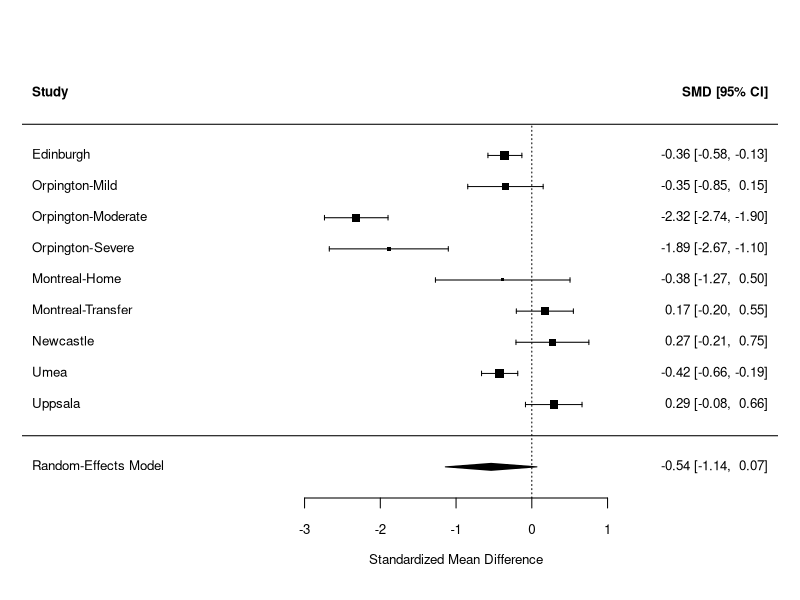
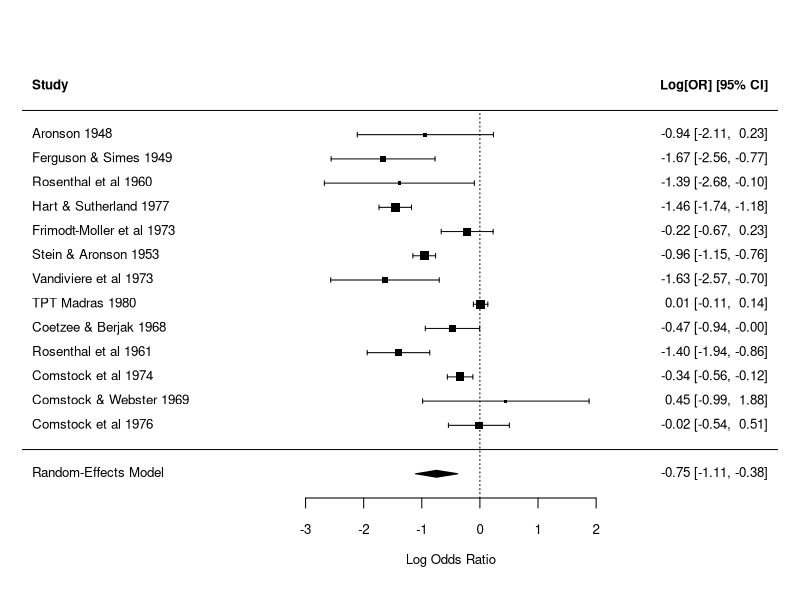
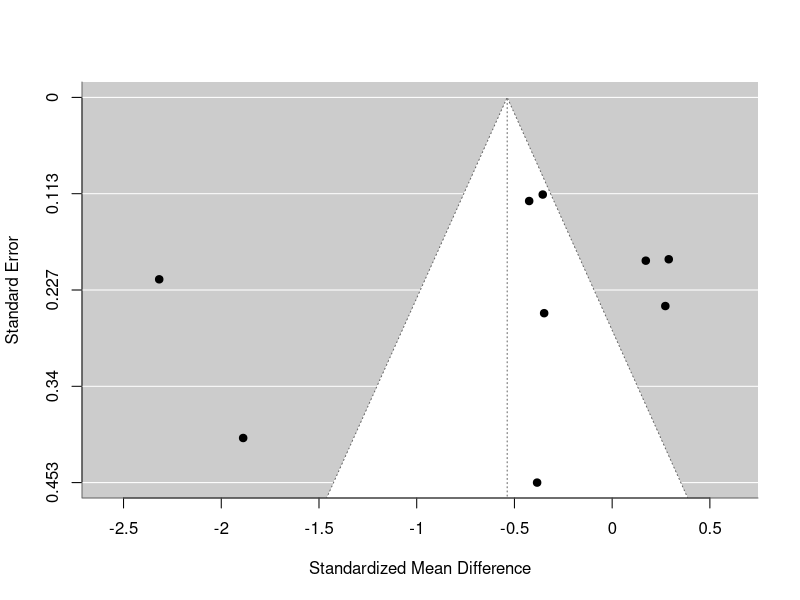
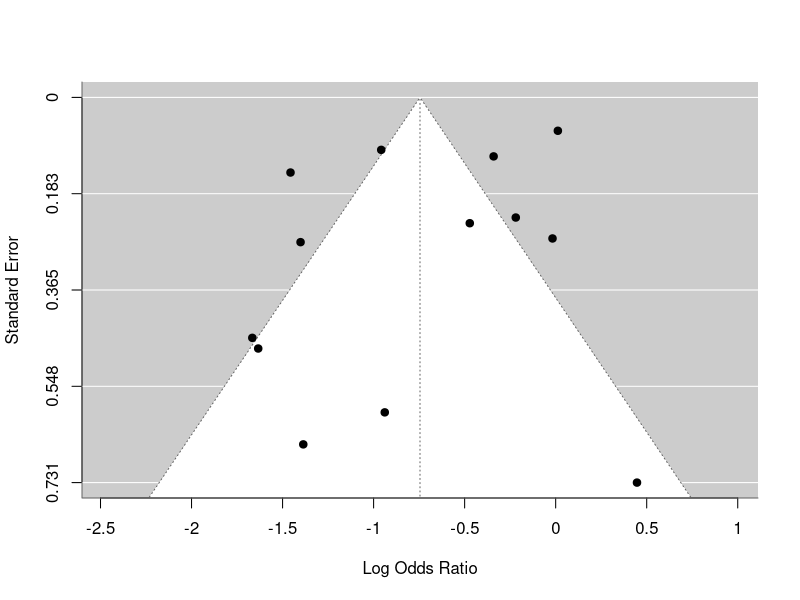
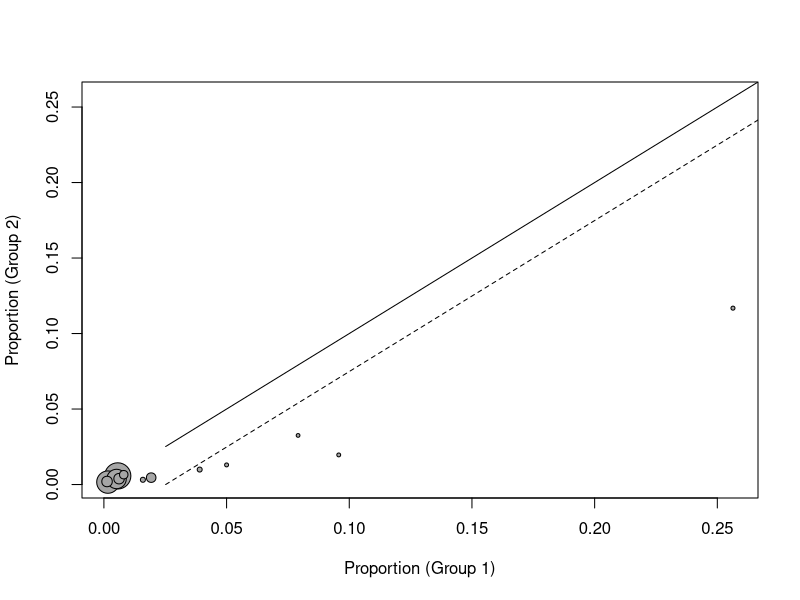
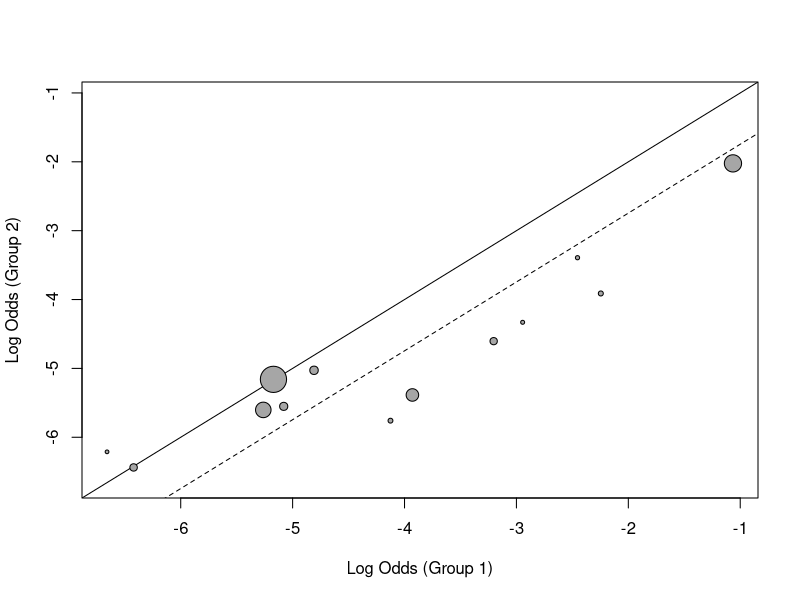

Generate these figures, in order, with R: (Note: this script raises an error after producing the figures.)
## ---- chunk 1
suppressMessages(suppressWarnings(library(knitr)))
opts_chunk$set(echo=FALSE, fig.width=6.5, fig.height=6.5)
suppressMessages(suppressWarnings(library(magrittr)))
suppressMessages(suppressWarnings(library(metafor)))
bcg <- get(data(dat.bcg))
los <- get(data(dat.normand1999))
## ---- chunk 2
bcg[1:6, c("trial", "author", "year")]
## ---- chunk 3
bcg[1:6, c("tpos", "tneg", "cpos", "cneg", "ablat", "alloc")]
## ---- chunk 4
los[1:6, c("study", "source")]
## ---- chunk 5
los[1:6, c("n1i", "m1i", "sd1i", "n2i", "m2i", "sd2i")]
## ---- chunk 6
los_smd <- escalc(
  measure="SMD", data=los, 
  m1i=m1i, sd1i=sd1i, n1i=n1i, 
  m2i=m2i, sd2i=sd2i, n2i=n2i)
los_smd[1:6, -(1:2)]
## ---- chunk 7
bcg_or <- escalc(
  measure="OR", data=dat.bcg,
  ai=tpos, bi=tneg, 
  ci=cpos, di=cneg)
bcg_or[1:6, c("tpos", "tneg", "cpos", "cneg", "yi", "vi")]
## ---- chunk 8
los_random_effects <- rma(
  measure="SMD", 
  m1i=m1i, sd1i=sd1i, n1i=n1i, 
  m2i=m2i, sd2i=sd2i, n2i=n2i, 
  data=los, slab=source)
los_random_effects_text <-
  capture.output(los_random_effects)
cat(los_random_effects_text[12:15], sep="\n")
los_random_effects$beta %>%
  as.numeric %>%
  round(3) -> los_smd
los_random_effects$pval %>%
  as.numeric %>%
  round(3) -> los_pval
los_random_effects$ci.lb %>%
  round(2) -> los_lo
los_random_effects$ci.ub %>%
  round(2) -> los_hi
## ---- chunk 9
bcg_random_effects <- rma(
  measure="OR", 
  ai=tpos, bi=tneg, 
  ci=cpos, di=cneg,
  data=bcg, slab=paste(author, year))
bcg_random_effects_text <-
  capture.output(bcg_random_effects)
cat(bcg_random_effects_text[12:15], sep="\n")

bcg_random_effects$beta %>%
  as.numeric %>%
  round(3) -> bcg_log_or
bcg_random_effects$beta %>%
  as.numeric %>%
  exp %>%
  round(2) -> bcg_odds_ratio
bcg_random_effects$pval %>%
  as.numeric %>%
  round(5) -> bcg_pval
bcg_random_effects$ci.lb %>%
  round(2) -> bcg_lo
bcg_random_effects$ci.ub %>%
  round(2) -> bcg_hi
## ---- chunk 10
cat(los_random_effects_text[4:10], sep="\n")
los_random_effects$QE %>%
  round(1) -> los_q
los_random_effects$QE %>%
  round(0) -> los_i2
## ---- chunk 11
cat(bcg_random_effects_text[4:10], sep="\n")
bcg_random_effects$QE %>%
  round(1) -> bcg_q
bcg_random_effects$I2 %>%
  round(0) -> bcg_i2
## ---- chunk 12
forest(
  los_random_effects,
  cex=0.8)
## ---- chunk 13
forest(
  bcg_random_effects, 
  cex=0.8)
## ---- chunk 14
funnel(los_random_effects)
## ---- chunk 15
funnel(bcg_random_effects)
## ---- chunk 16
bcg_risk_difference <- rma(
  measure="RD", 
  ai=tpos, bi=tneg, 
  ci=cpos, di=cneg,
  data=bcg, slab=paste(author, year))
labbe(bcg_risk_difference)
## ---- chunk 17
labbe(bcg_random_effects)
## ---- chunk 18
meta_regression_bcg <- rma(yi, vi, mods = ~ ablat + year, data=bcg_or)
meta_regression_bcg_text <-
  capture.output(meta_regression_bcg)
cat(meta_regression_bcg_text[13:21], sep="\n")
## ---- chunk 19
cat(meta_regression_bcg_text[4:11], sep="\n")
## ---- chunk 20
save.image(file="../data/intro.RData")
